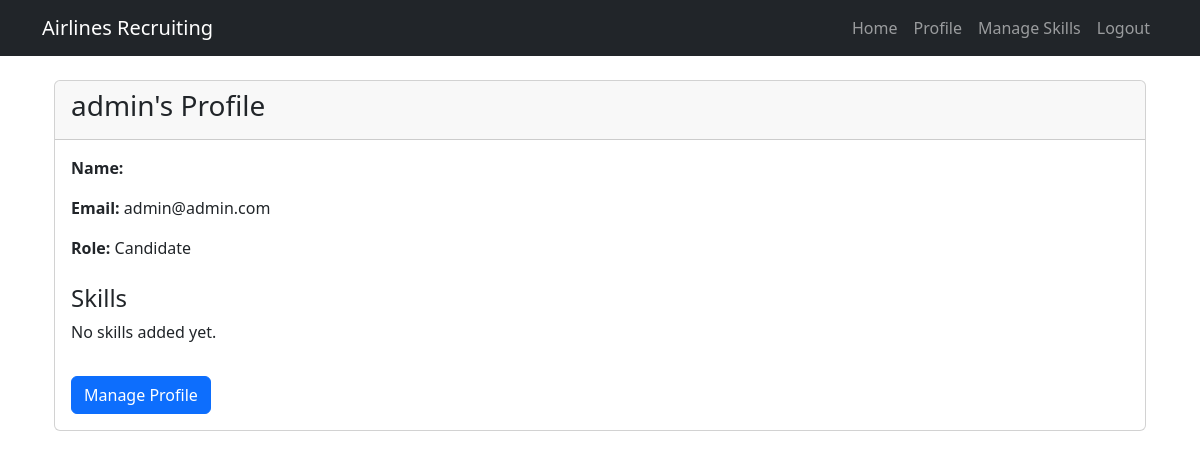
/profile/ (signed in), run on the app's committed database.
### home/models.py (models this page shows, shortened)
class User(AbstractUser):
    RECRUITER = 'recruiter'
    CANDIDATE = 'candidate'
    DEPARTMENT_MANAGER = 'department_manager'
    HR_COORDINATOR = 'hr_coordinator'
    ROLE_CHOICES = [
        (RECRUITER, 'Recruiter'),
        (CANDIDATE, 'Candidate'),
        (DEPARTMENT_MANAGER, 'Department Manager'),
        (HR_COORDINATOR, 'HR Coordinator'),
    ]
    role = models.CharField(max_length=20, choices=ROLE_CHOICES, default=CANDIDATE)
    phone_number = models.CharField(max_length=15, blank=True, null=True)

### home/views.py (the view)
# urls.py: path('profile/', views.profile, name='profile'),
@login_required
def profile(request):
    candidate = None
    candidate_skills = []
    if request.user.role == 'candidate':
        candidate, created = Candidate.objects.get_or_create(user=request.user)
        candidate_skills = CandidateSkill.objects.filter(candidate=candidate)
    context = {
        'candidate': candidate,
        'candidate_skills': candidate_skills,
    }
    return render(request, 'profile.html', context)

### home/templates/profile.html (shortened to what this page needs)
{% extends "base.html" %} {% block content %}
<div class="container mt-4">
  <div class="card">
    <div class="card-header">
      <h3>{{ user.username }}'s Profile</h3>
    </div>
    <div class="card-body">
      <p><strong>Name:</strong> {{ user.first_name }} {{ user.last_name }}</p>
      <p><strong>Email:</strong> {{ user.email }}</p>
      <p><strong>Role:</strong> {{ user.get_role_display }}</p>
       {% if user.role == 'candidate' %}
      <h4 class="mt-4">Skills</h4>
      {% if candidate_skills %}
      <ul class="list-group">
        {% for candidate_skill in candidate_skills %}
        <li class="list-group-item">
          {{ candidate_skill.skill.name }} - {{
          candidate_skill.get_proficiency_display }} ({{
          candidate_skill.years_experience }} year(s))
        </li>
        {% endfor %}
      </ul>
      {% else %}
      <p>No skills added yet.</p>
      {% endif %}
      <a href="{% url 'manage_skills' %}" class="btn btn-primary mt-3"
        >Manage Profile</a
      >
      {% endif %}
    </div>
  </div>
</div>
{% endblock %}

### data on the page
User: username "admin", email "admin@admin.com", role "Candidate"
